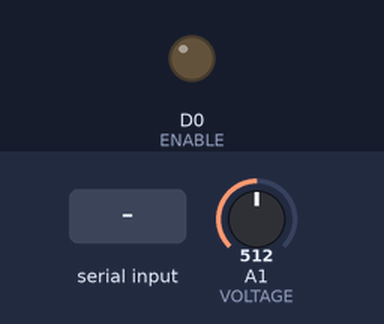
Simulated run of this sketch. Board: Arduino Zero (SAMD21). Shown: output pins drawn as LEDs (lit = HIGH). The inputs (shaded band) are chosen by the test bench; at power-on: A1 (VOLTAGE) = 512 (analog values on the 0–1023 scale). EEPROM starts erased.

Above: at 1.2 s.
1.3 s: "e\n" received over Serial
At 2.4 s:
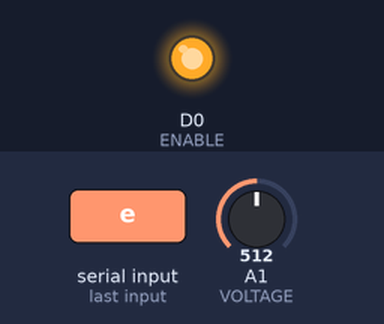
2.8 s: "E\n" received over Serial
At 3.6 s:
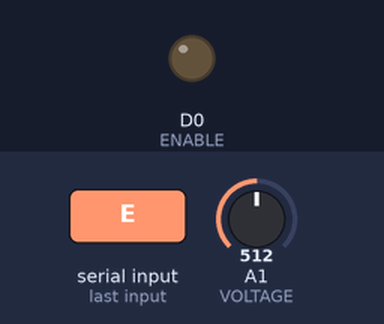
Timing chart, 0 to 5.8 s (numbered marks = the images above; inputs shaded):
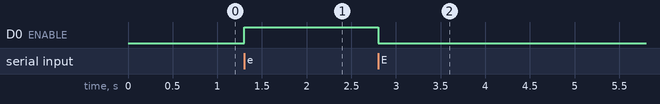

Measured:
- after the input at 1.3 s, D0 (ENABLE): LOW → HIGH at once
- after the input at 2.8 s, D0 (ENABLE): HIGH → LOW at once

The sketch:

HVInterlock.ino
```cpp
#include <EEPROM.h>

// Pins
#define POWER 2
#define ENABLE 0
#define VOLTAGE 15

// Configuration constants
#define POWER_BYTE 0 		  // EEPROM location for shutoff state
#define ENABLE_BYTE 1     // EEPROM location for enable state
#define BAUD_RATE 115200 	// USB serial baud rate
#define BUFFER_SIZE 100		// Size of serial buffer

// Serial buffer
char buffer[BUFFER_SIZE];
int buf_i = 0;

double v_input = 0;

double get_voltage() {
  return -9.99937 + 20021.1 * analogRead(VOLTAGE);
}

void set_HV_enable(bool enable) {
  digitalWrite(ENABLE, !enable);
  EEPROM.write(ENABLE_BYTE, enable);
}

void set_HV_power(bool enable) {
  digitalWrite(POWER, !enable);
  EEPROM.write(POWER_BYTE, enable);
}

void setup() {
  analogReference(EXTERNAL); // Use 2.048 bit reference for ADC
  analogReadAveraging(10); // Average 10 ADC readings
  analogReadResolution(12); // Read 12 ADC bits

  pinMode(POWER, OUTPUT);
  pinMode(ENABLE, OUTPUT);
  pinMode(VOLTAGE, INPUT);

  set_HV_enable(EEPROM.read(ENABLE_BYTE));
  set_HV_power(EEPROM.read(POWER_BYTE));
}


void loop() {
	// Updates the temperature, PID, and output.
	v_input = get_voltage();

	// If input is available on the serial port
	while(Serial.available()) {
		// Handles buffer overflow by clearing buffer if too full
		if(buf_i > BUFFER_SIZE - 3) {
			buf_i = 0;
			continue;
		}
		// Otherwise, writes next character to buffer and parse the
		// resulting string on a newline.
		if((buffer[buf_i++] = Serial.read()) == '\n') {
			buffer[buf_i++] = '\0';
			switch(buffer[0]) {
				case 'v': // send current voltage over serial
					Serial.println(v_input);
					break;
				case 'E': // enable HV outputs
					set_HV_enable(true);
					break;
				case 'e': // disable HV outputs
					set_HV_enable(false);
					break;
        case 'O': // turn on HV power
					set_HV_power(true);
					break;
        case 'o': // turn off HV power
					set_HV_power(false);
					break;
			}
			buf_i = 0;
		}
	}
}
```
